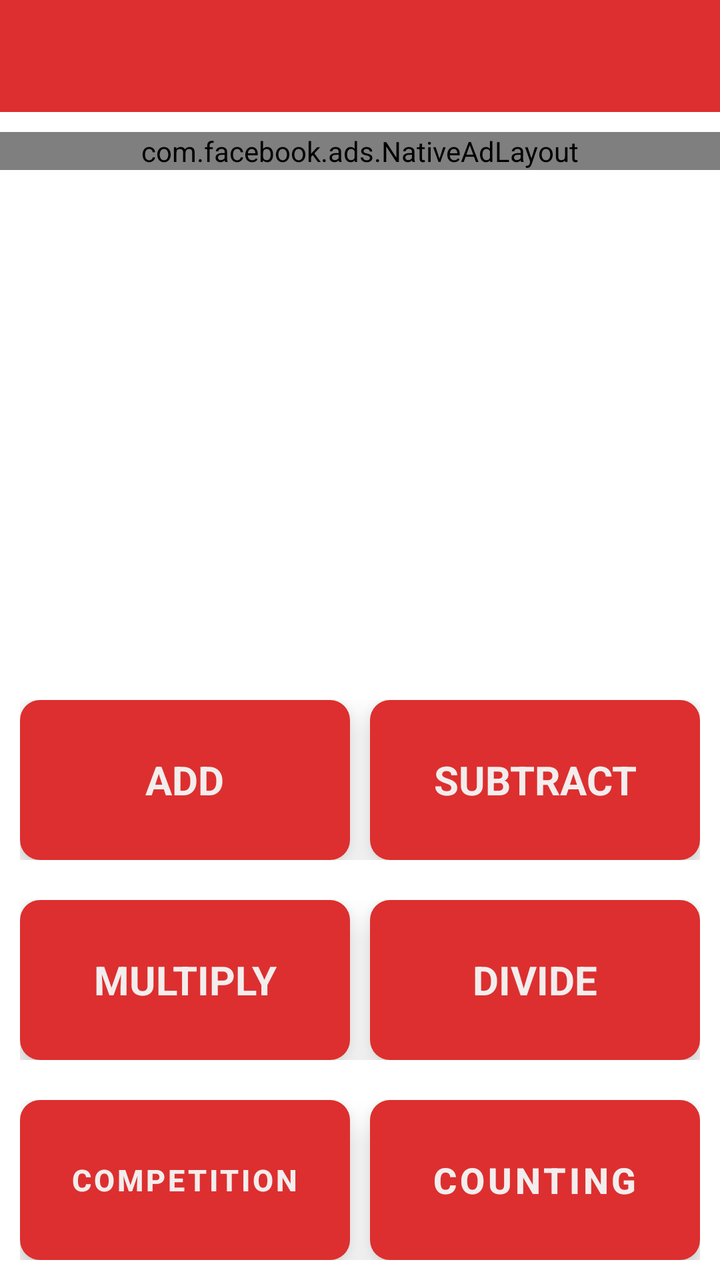
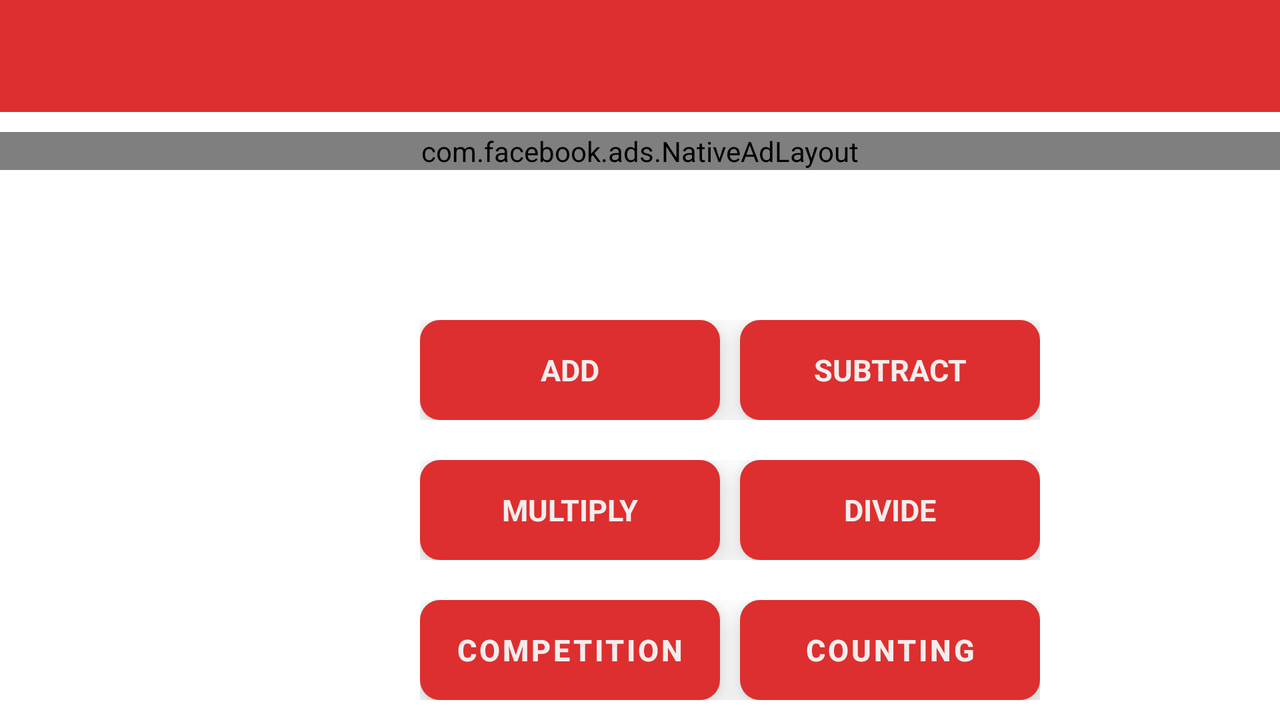

One screen, two layout resources from the same app: the default and the repository's alternative for another configuration. Each is rendered where Android would select it; the XML of both is given below.
<!-- AndroidManifest.xml: activity theme custom_theme -->
<!-- res/layout/activity_second.xml -->
<?xml version="1.0" encoding="utf-8"?>
<RelativeLayout xmlns:android="http://schemas.android.com/apk/res/android"
    xmlns:app="http://schemas.android.com/apk/res-auto"
    xmlns:tools="http://schemas.android.com/tools"
    android:layout_width="match_parent"
    android:layout_height="match_parent"
    android:id="@+id/mainLayout"
    tools:context=".secondActivity"
    android:orientation="vertical">

    <androidx.appcompat.widget.Toolbar
        android:id="@+id/toolbaradd"
        android:layout_width="match_parent"
        android:layout_height="wrap_content"
        android:background="@color/colorPrimary"
        app:titleTextColor="@color/white"></androidx.appcompat.widget.Toolbar>

    //............

    <ScrollView
        android:layout_width="match_parent"
        android:layout_height="match_parent"
        android:layout_above="@+id/bottomlayout"
        android:layout_below="@+id/toolbaradd"
        android:layout_marginTop="10dp"
        android:paddingBottom="20dp">

        <com.facebook.ads.NativeAdLayout
            android:id="@+id/native_ad_container"
            android:layout_width="match_parent"
            android:layout_height="wrap_content"
            android:orientation="vertical" />
    </ScrollView>


    

    <LinearLayout
        android:id="@+id/bottomlayout"
        android:layout_alignParentBottom="true"
        android:layout_width="match_parent"
        android:layout_height="wrap_content"
        android:orientation="vertical">

<LinearLayout
    android:layout_width="match_parent"
    android:layout_height="wrap_content"
    android:orientation="horizontal"
    android:padding="10dp"
   >
    <androidx.cardview.widget.CardView
        android:layout_width="0dp"
        android:layout_height="wrap_content"
        app:cardCornerRadius="10dp"
        android:layout_weight="1"
        app:cardElevation="10dp">
        <TextView
            android:id="@+id/btnadd"
            android:layout_width="match_parent"
            android:layout_height="80dp"
            android:text="ADD"
            android:textStyle="bold"
            android:layout_gravity="center"
            android:gravity="center"
            android:textColor="@color/white"
            android:textSize="20dp"
            android:background="@color/colorPrimary"
            />
    </androidx.cardview.widget.CardView>
    <androidx.cardview.widget.CardView
        android:layout_width="0dp"
        android:layout_height="80dp"
        app:cardCornerRadius="10dp"
        android:layout_weight="1"
        app:cardElevation="10dp"
        android:layout_marginLeft="10dp">
        <TextView
            android:id="@+id/btnsub"
            android:layout_width="match_parent"
            android:layout_height="match_parent"
            android:text="SUBTRACT"
            android:textColor="@color/white"
            android:padding="20dp"
            android:textSize="20dp"
            android:textStyle="bold"
            android:background="@color/colorPrimary"
            android:gravity="center"
            />
    </androidx.cardview.widget.CardView>
</LinearLayout>

   <LinearLayout
    android:layout_width="match_parent"
    android:layout_height="wrap_content"
       android:orientation="horizontal"
       android:padding="10dp">
       <androidx.cardview.widget.CardView
           android:layout_width="0dp"
           android:layout_height="80dp"
           app:cardCornerRadius="10dp"
           android:layout_weight="1"
           app:cardElevation="10dp">
           <TextView
               android:id="@+id/btnmul"
               android:layout_width="match_parent"
               android:layout_height="match_parent"
               android:text="MULTIPLY"
               android:textColor="@color/white"
               android:padding="20dp"
               android:textSize="20dp"
               android:textStyle="bold"
               android:gravity="center"
               android:background="@color/colorPrimary" />
       </androidx.cardview.widget.CardView>
       <androidx.cardview.widget.CardView
           android:layout_width="0dp"
           android:layout_height="80dp"
           app:cardCornerRadius="10dp"
           android:layout_weight="1"
           app:cardElevation="10dp"
           android:layout_marginLeft="10dp">
           <TextView
               android:id="@+id/btndivide"
               android:layout_width="match_parent"
               android:layout_height="match_parent"
               android:text="DIVIDE"
               android:textColor="@color/white"
               android:padding="20dp"
               android:textSize="20dp"
               android:textStyle="bold"
               android:background="@color/colorPrimary"
                android:gravity="center"
               />
       </androidx.cardview.widget.CardView>
   </LinearLayout>
    <LinearLayout
        android:layout_width="match_parent"
        android:layout_height="wrap_content"
        android:orientation="horizontal"
        android:padding="10dp">
        <androidx.cardview.widget.CardView
            android:layout_width="0dp"
            android:layout_height="80dp"
            app:cardCornerRadius="10dp"
            android:layout_weight="1"
            app:cardElevation="10dp">
            <Button
                android:id="@+id/comp"
                android:layout_width="match_parent"
                android:layout_height="match_parent"
                android:text="COMPETITION"
                android:textColor="@color/white"
                android:padding="20dp"
                android:textSize="15dp"
                android:gravity="center"
                android:textStyle="bold"
                android:background="@color/colorPrimary"
                />
        </androidx.cardview.widget.CardView>
        <androidx.cardview.widget.CardView
            android:layout_width="0dp"
            android:layout_height="80dp"
            app:cardCornerRadius="10dp"
            android:layout_weight="1"
            app:cardElevation="10dp"
            android:layout_marginLeft="10dp">
            <Button
                android:id="@+id/btncount"
                android:layout_width="match_parent"
                android:layout_height="match_parent"
                android:text="COUNTING"
                android:textColor="@color/white"
                android:padding="20dp"
                android:textSize="18dp"
                android:textStyle="bold"
                android:background="@color/colorPrimary"
                android:gravity="center"
                />
        </androidx.cardview.widget.CardView>
    </LinearLayout>
    </LinearLayout>
</RelativeLayout>
<!-- resources referenced by this layout -->
<resources>
  <color name="colorPrimary">#DD2F2F</color>
  <color name="white">#F3EDED</color>
  <style name="custom_theme" parent="Theme.MaterialComponents.DayNight.NoActionBar">
          
          <item name="colorPrimary">@color/colorPrimary</item>
          <item name="colorPrimaryDark">@color/colorPrimaryDark</item>
      </style>
  <color name="colorPrimaryDark">#DA1C1C</color>
</resources>
<!-- res/layout-land/activity_second.xml (the repository's variant of the layout above) -->
<!-- drawn on the phone turned sideways -->
<?xml version="1.0" encoding="utf-8"?>
<RelativeLayout xmlns:android="http://schemas.android.com/apk/res/android"
    xmlns:app="http://schemas.android.com/apk/res-auto"
    xmlns:tools="http://schemas.android.com/tools"
    android:layout_width="match_parent"
    android:layout_height="match_parent"
    android:id="@+id/mainLayout"
    tools:context=".secondActivity"
    android:orientation="vertical">

    <androidx.appcompat.widget.Toolbar
        android:id="@+id/toolbaradd"
        android:layout_width="match_parent"
        android:layout_height="wrap_content"
        android:background="@color/colorPrimary"
        app:titleTextColor="@color/white">
    </androidx.appcompat.widget.Toolbar>

    //............

    <ScrollView
        android:layout_width="match_parent"
        android:layout_height="match_parent"
        android:layout_above="@+id/bottomlayout"
        android:layout_below="@+id/toolbaradd"
        android:layout_marginTop="10dp"
        android:paddingBottom="20dp">

        <com.facebook.ads.NativeAdLayout
            android:id="@+id/native_ad_container"
            android:layout_width="match_parent"
            android:layout_height="wrap_content"
            android:orientation="vertical" />
    </ScrollView>


    <LinearLayout
        android:id="@+id/bottomlayout"
        android:layout_width="match_parent"
        android:layout_height="wrap_content"
        android:layout_alignParentBottom="true">

        <LinearLayout
            android:layout_width="wrap_content"
            android:layout_height="wrap_content"
            android:layout_gravity="center"
            android:layout_marginStart="200dp"
            android:orientation="vertical">

            <LinearLayout
                android:layout_width="match_parent"
                android:layout_height="wrap_content"
                android:orientation="horizontal"
                android:padding="10dp">

                <androidx.cardview.widget.CardView
                    android:layout_width="wrap_content"
                    android:layout_height="wrap_content"
                    app:cardCornerRadius="10dp"
                    app:cardElevation="10dp">

                    <TextView
                        android:id="@+id/btnadd"
                        android:layout_width="150dp"
                        android:layout_height="50dp"
                        android:layout_gravity="center"
                        android:background="@color/colorPrimary"
                        android:gravity="center"
                        android:text="ADD"
                        android:textColor="@color/white"
                        android:textSize="15dp"
                        android:textStyle="bold" />
                </androidx.cardview.widget.CardView>

                <androidx.cardview.widget.CardView
                    android:layout_width="150dp"
                    android:layout_height="wrap_content"
                    android:layout_marginLeft="10dp"
                    app:cardCornerRadius="10dp"
                    app:cardElevation="10dp">

                    <TextView
                        android:id="@+id/btnsub"
                        android:layout_width="match_parent"
                        android:layout_height="50dp"
                        android:background="@color/colorPrimary"
                        android:gravity="center"
                        android:text="SUBTRACT"
                        android:textColor="@color/white"
                        android:textSize="15dp"
                        android:textStyle="bold" />
                </androidx.cardview.widget.CardView>
            </LinearLayout>

            <LinearLayout
                android:layout_width="match_parent"
                android:layout_height="wrap_content"
                android:orientation="horizontal"
                android:padding="10dp">

                <androidx.cardview.widget.CardView
                    android:layout_width="150dp"
                    android:layout_height="50dp"
                    app:cardCornerRadius="10dp"
                    app:cardElevation="10dp">

                    <TextView
                        android:id="@+id/btnmul"
                        android:layout_width="match_parent"
                        android:layout_height="match_parent"
                        android:background="@color/colorPrimary"
                        android:gravity="center"
                        android:text="MULTIPLY"
                        android:textColor="@color/white"
                        android:textSize="15dp"
                        android:textStyle="bold" />
                </androidx.cardview.widget.CardView>

                <androidx.cardview.widget.CardView
                    android:layout_width="150dp"
                    android:layout_height="50dp"
                    android:layout_marginLeft="10dp"
                    app:cardCornerRadius="10dp"
                    app:cardElevation="10dp">

                    <TextView
                        android:id="@+id/btndivide"
                        android:layout_width="match_parent"
                        android:layout_height="50dp"
                        android:background="@color/colorPrimary"
                        android:gravity="center"
                        android:text="DIVIDE"
                        android:textColor="@color/white"
                        android:textSize="15dp"
                        android:textStyle="bold" />
                </androidx.cardview.widget.CardView>
            </LinearLayout>

            <LinearLayout
                android:layout_width="match_parent"
                android:layout_height="wrap_content"
                android:orientation="horizontal"
                android:padding="10dp">

                <androidx.cardview.widget.CardView
                    android:layout_width="150dp"
                    android:layout_height="50dp"
                    app:cardCornerRadius="10dp"
                    app:cardElevation="10dp">

                    <Button
                        android:id="@+id/comp"
                        android:layout_width="match_parent"
                        android:layout_height="match_parent"
                        android:background="@color/colorPrimary"
                        android:gravity="center"
                        android:text="COMPETITION"
                        android:textColor="@color/white"
                        android:textSize="15dp"
                        android:textStyle="bold" />
                </androidx.cardview.widget.CardView>

                <androidx.cardview.widget.CardView
                    android:layout_width="150dp"
                    android:layout_height="50dp"
                    android:layout_marginLeft="10dp"
                    app:cardCornerRadius="10dp"
                    app:cardElevation="10dp">

                    <Button
                        android:id="@+id/btncount"
                        android:layout_width="match_parent"
                        android:layout_height="match_parent"
                        android:background="@color/colorPrimary"
                        android:gravity="center"
                        android:text="COUNTING"
                        android:textColor="@color/white"
                        android:textSize="15dp"
                        android:textStyle="bold" />
                </androidx.cardview.widget.CardView>
            </LinearLayout>
        </LinearLayout>
    </LinearLayout>
</RelativeLayout>
